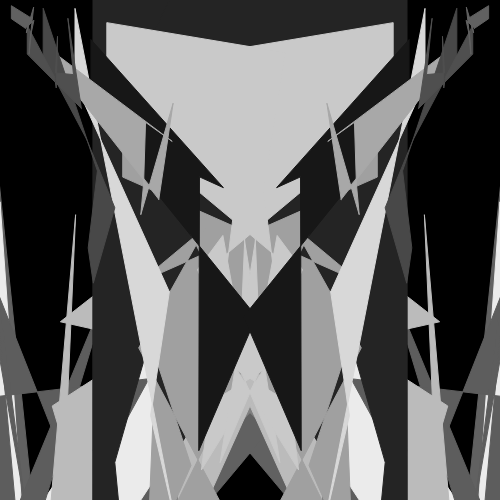
Frame 1 (no input)
Frame 2 (the mouse pressed at the canvas centre, redrawn once): blank canvas, image omitted

The p5.js sketch that drew this single still picture (run headless with seeded random() and noise() and a simulated clock; the mouse was pressed at the canvas centre and the sketch redrawn once):

// p5.js sketch
// ── sketch.js
function setup() {
	width = 500;
	height = 500;
	w = width;
	h = height;
	// put setup code here
	frameRate(1);
	createCanvas(width, height);
	background(0);
	angleMode(DEGREES)
}

function draw() {
	background(0);
	var iterations = random(5, 20);
	var sizeDown = w / iterations;
	for (var l = 0; l < iterations; l++) {
		createRandomShape(random(2, 15));
		w -= sizeDown;
		h -= sizeDown;
	}
	noLoop();
}

function createRandomShape(points, f)
{
	//config
	var shape = new RandomShape(points);
	shape.generateRandomCoords();
	print(shape.coords);
 	randomFill();
	shape.printShape();
	translate(width, 0);
	scale(-1, 1)
	shape.printShape();

}

function randomFill() 
{
	var color = random(10, 240);
	if (int(random(0, 1))) {
		noFill();
		stroke(color);
	} else {
		fill(color);
		stroke(color);
	}
}

function RandomShape(points)
{
	this.points = parseInt(points, 10);

	this.generateRandomCoords = function() {
		var pointsCoords = {};
		for (i = 1; i <= this.points; i++) {
			var x = random(0, w / 2) + w;
			var minYValue = 0;
			if (pointsCoords[1]) {
				minYValue = pointsCoords[i -1]['y'];
			}
			var y = random(minYValue, h - minYValue) + h;
			pointsCoords[i] = {'x': x, 'y': y};
		}
		pointsCoords[this.points + 1] = {'x': w / 2, 'y': random(0, h / 2)};
		pointsCoords[this.points + 2] = {'x': w / 2, 'y': random(w / 2, h)};
		this.coords =  pointsCoords;
	};

	this.printShape = function() {
		beginShape();
		for (i = 1; i <= Object.keys(this.coords).length; i++) {
			print(i, this.coords);
			vertex(this.coords[i]['x'], this.coords[i]['y']);
		}
		endShape(CLOSE);
	};
}
